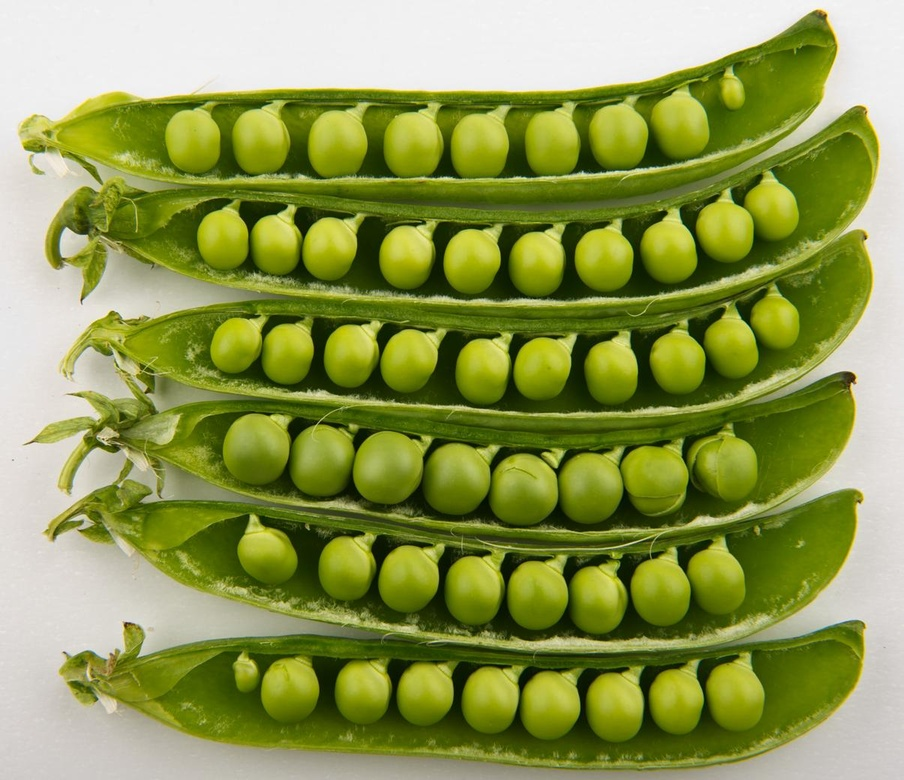
#> input picture ComputerVision/PeasDetection/1.jpg, 904 x 780 px, shrunk from 1205 x 1040 before the run
$ jupyter execute peas_detection.ipynb
#> lines starting #> are read from the running program, lines starting #| are printed output that depends on the picture; after the words box and inside, x2 and y2 are one past the last pixel; in counts of white or black regions, pixels touching at a corner belong together
[cell 1]
import cv2
import pandas as pd
import numpy as np

import matplotlib.pyplot as plt
from scipy.spatial import distance
from skimage import feature, filters, io, morphology, measure, color, draw,transform, util

[cell 2]
def get_peas(img,fig_name = None):
#> called with img = '1.jpg'
    img = cv2.imread(img)
#> img is the input picture: shape (780, 904, 3); mean B, G, R 79.9, 151.5, 141
    img = cv2.cvtColor(img, cv2.COLOR_BGR2RGB)

    io.imshow(img)
    gray = cv2.cvtColor(img, cv2.COLOR_BGR2GRAY)
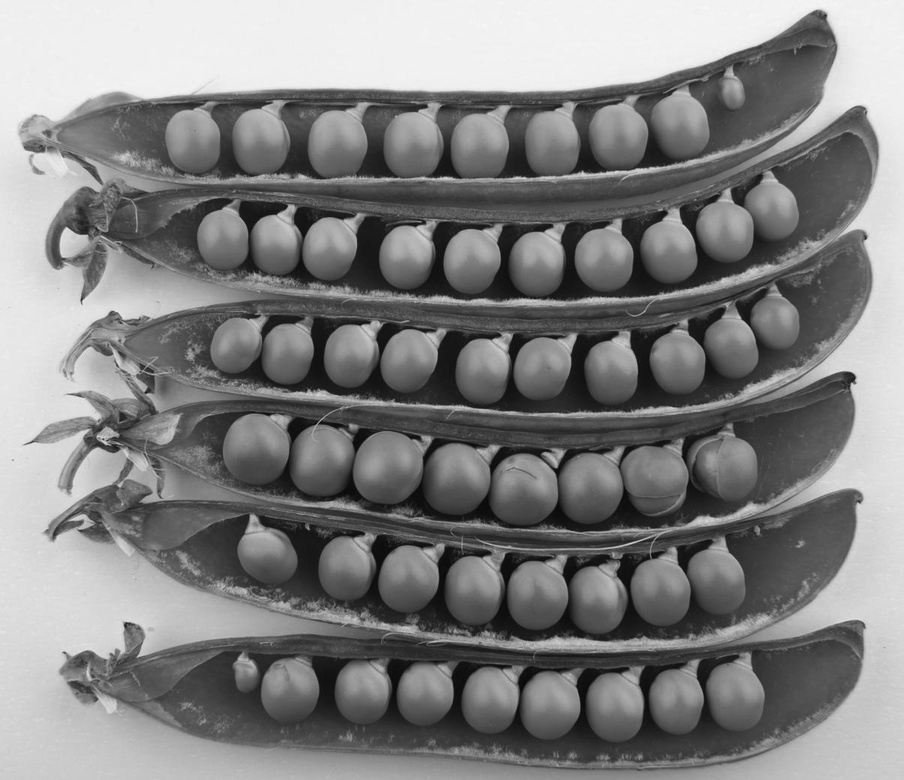
#> gray: shape (780, 904); min 8, max 249, mean 128.9
    eroded = morphology.erosion(gray, morphology.disk(2))
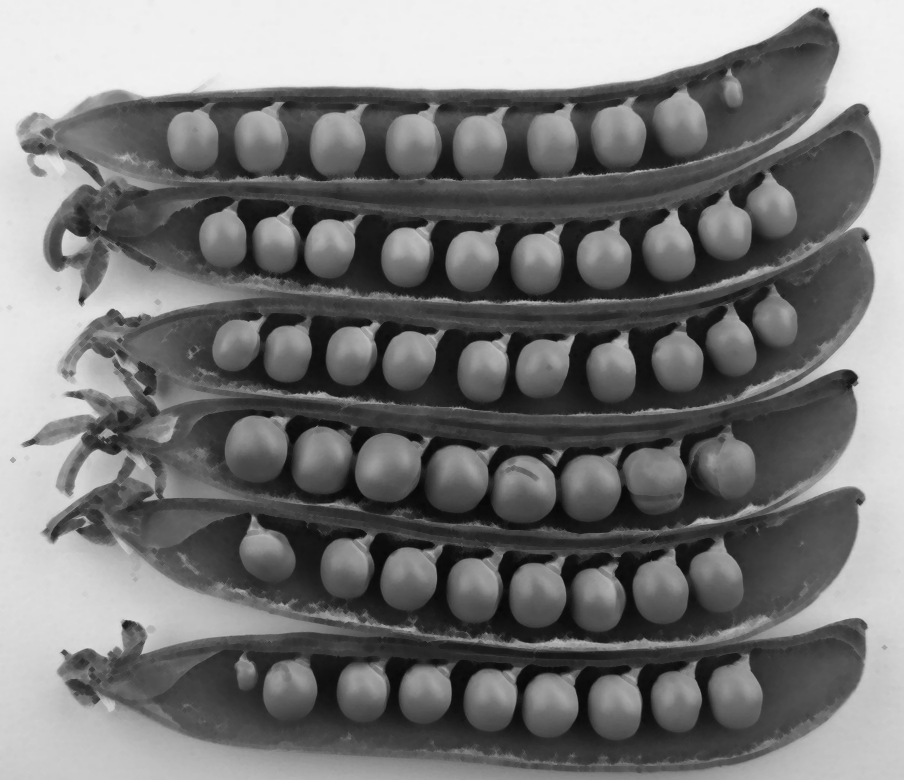
#> eroded: shape (780, 904); min 8, max 243, mean 117.9

    #recomended threshold
    high_thresh, thresh_im = cv2.threshold(eroded, 0, 255, cv2.THRESH_BINARY + cv2.THRESH_OTSU)
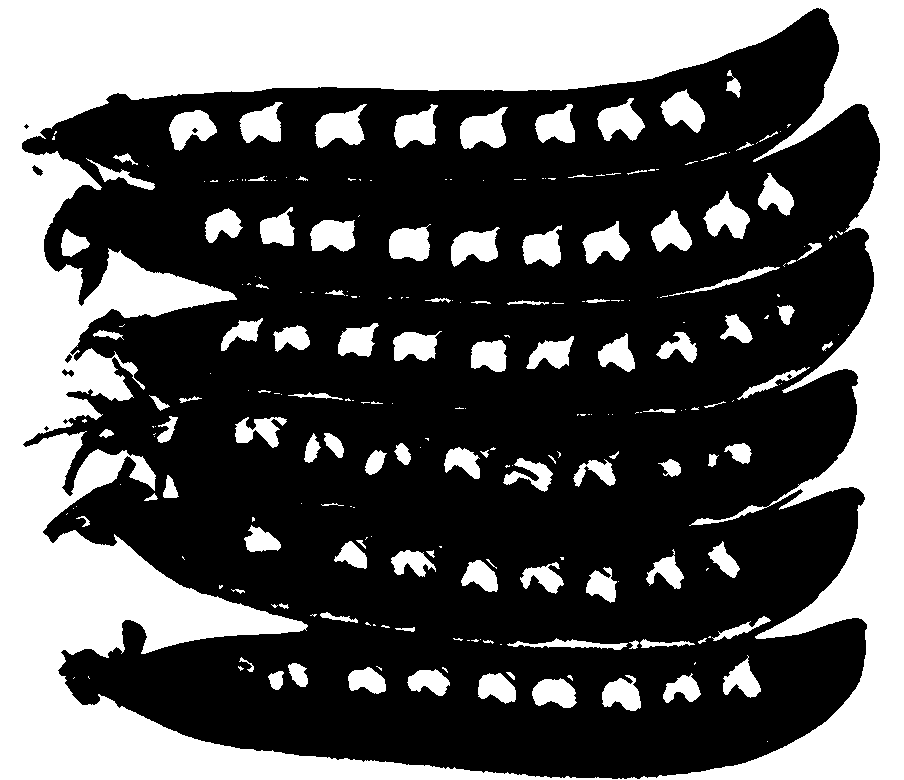
#> thresh_im: shape (780, 904); 35.9% white; 252 white regions (142 under 20 px), largest, box (x1, y1, x2, y2) and area: (0, 0, 904, 780) 203051, (315, 104, 367, 148) 1376, (460, 107, 508, 149) 1335
#> high_thresh = 136
    low_thresh = 0.5*high_thresh
#> low_thresh = 68

    print("High threshold -> {}, Low threshold -> {}".format(high_thresh, low_thresh))
#| High threshold -> 136.0, Low threshold -> 68.0

    canny_detector = feature.canny(eroded, sigma=5, low_threshold=10, high_threshold=40)
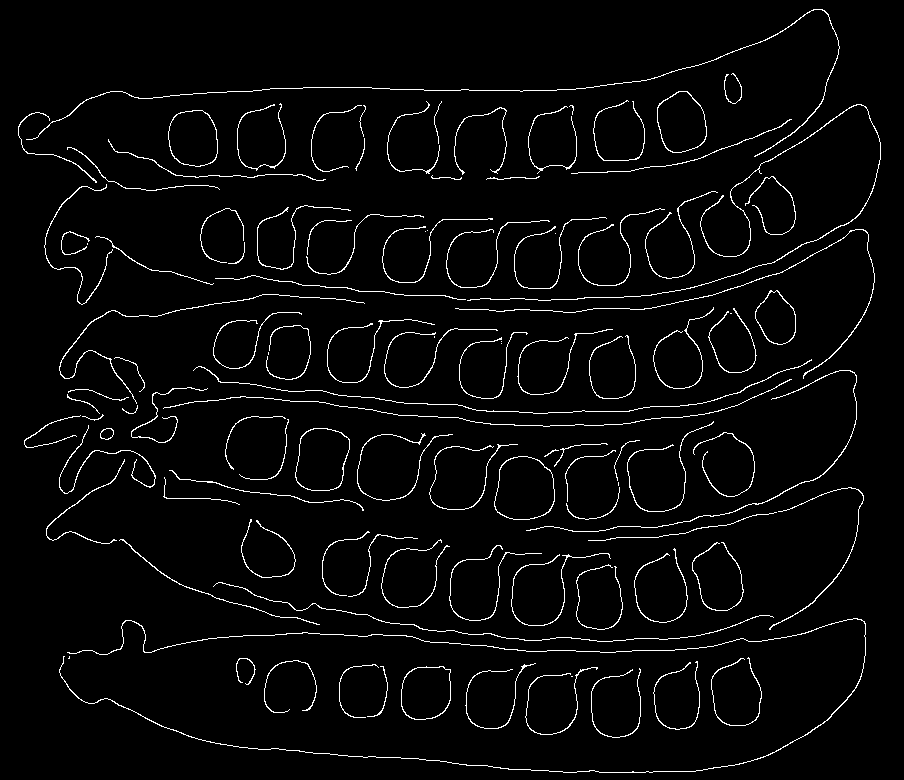
#> canny_detector: shape (780, 904) bool; 3.4% white in thin lines or dots

    edges = canny_detector
    diameter_x = 35
    diameter_y = 40
    num_peaks = 150
    # Detect two radii
    hough_radii = np.arange(diameter_x,diameter_y, 1)
    hough_res = transform.hough_circle(edges, hough_radii)

    points_x,points_y, radius_c = [],[],[]

    # Select the most prominent 3 circles
    accums, cx, cy, radii = transform.hough_circle_peaks(hough_res, hough_radii,total_num_peaks = num_peaks)
#> accums = 150 values, max 0.292 at index 0, min 0.22 at index 149, mean 0.24; cx = 150 values, max 760 at index 95, min 203 at index 25, mean 496.5; cy = 150 values, max 699 at index 78, min 125 at index 120, mean 377.3; radii = 150 values, max 39 at index 12, min 35 at index 3, mean 36.83

    # Draw them
    fig, ax = plt.subplots(ncols=1, nrows=1, figsize=(10, 4))
    image = color.gray2rgb(gray)
    for center_y, center_x, radius in zip(cy, cx, radii):
        circy, circx = draw.circle_perimeter(center_y, center_x, radius, shape=image.shape)
        image[circy, circx] = (255, 0, 0)
        points_x.append(center_x)
        points_y.append(center_y)
        radius_c.append(radius)
#> this loop made 150 passes
#> (center_y, center_x, radius) on passes 1 to 12: (465, 322, 37), (262, 482, 36), (481, 589, 37), (572, 404, 35), (213, 759, 36), (258, 419, 37), (480, 591, 38), (466, 321, 38), (364, 667, 35), (360, 470, 36), (256, 460, 37), (482, 591, 38)
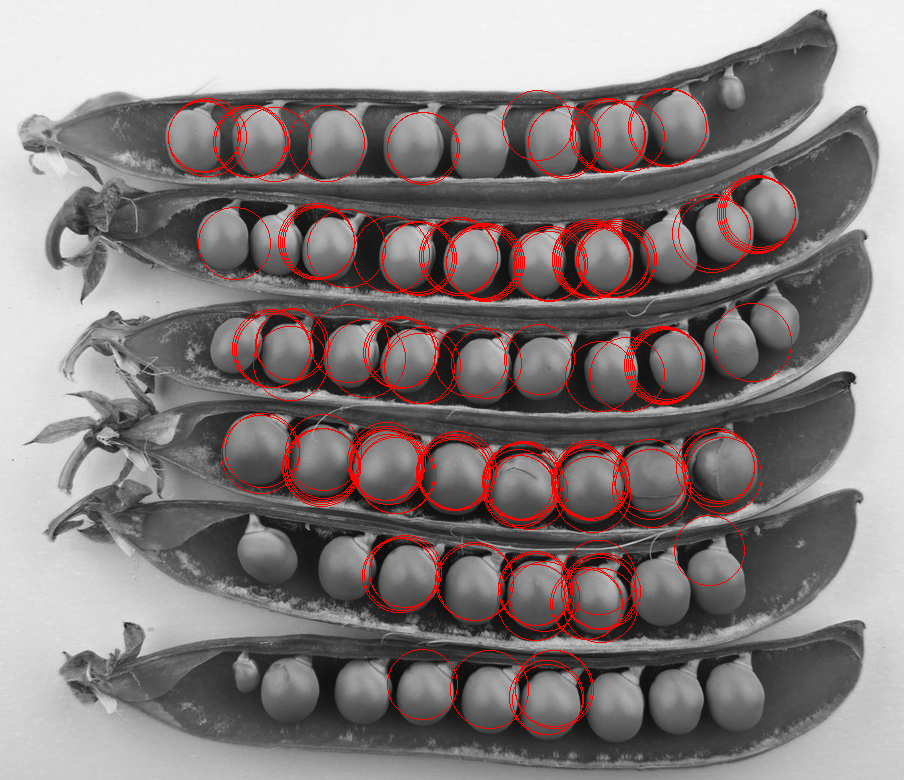
#> image: shape (780, 904, 3); mean R, G, B 135, 126, 126
#> after the loop, points_x has the same summary as cx; points_y has the same summary as cy; radius_c has the same summary as radii

    ax.imshow(image, cmap=plt.cm.gray)
    plt.show()


    #Information about data
    print("Center_x > {}, Center_y > {}, radius > {}".format(center_x,center_y,radius))
#| Center_x > 563, Center_y > 141, radius > 35

    x_start = 0 if (center_x - radius) < 0 else center_x - radius
#> x_start = 528
    x_end = center_x + radius
#> x_end = 598
    y_start = 0 if (center_y - radius) < 0 else center_y - radius
#> y_start = 106
    y_end = center_y + radius
#> y_end = 176

    #num of peas
    df = pd.DataFrame(list(zip(points_x, points_y,radius_c)),columns=['x','y','radius'])
#> df = table of 150 rows and 3 columns
    df = df.drop_duplicates(subset = ["x"],keep='last')
#> df = table of 124 rows and 3 columns

    try:
        df.sort_values(by = ["x"])
        value = 1
        for i in range(0, 1):
            df = df.reset_index(drop=True)
            indexNames = df[ (df['x'] > df['x'][i] ) & (df['x'] > df['x'][i]+ df['radius'][i]) ].index
            df.drop(indexNames , inplace=True)
            df.reindex()
            value = len(df)
            df.sort_values(by = ["x"])
#> this loop made 1 pass
#> (df, value) on pass 1: (table of 124 rows and 3 columns, 60)
    except:
        print("Out of bound")

    print("Peas = {}".format(len(df)))
#| Peas = 60


    df = df.reset_index(drop=True)
#> df = table of 60 rows and 3 columns

    return df['x'], df['y'],df['radius']
